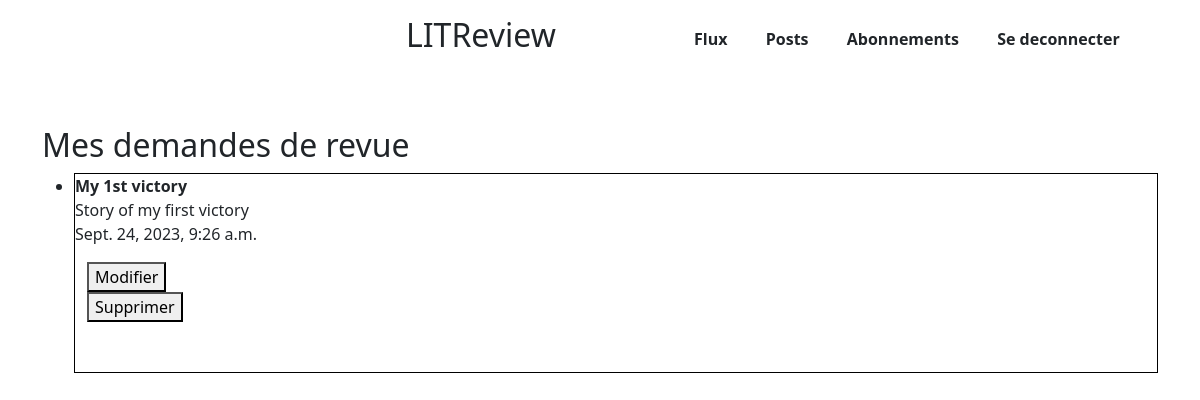
Page /posts (signed in) on the earlier database version.
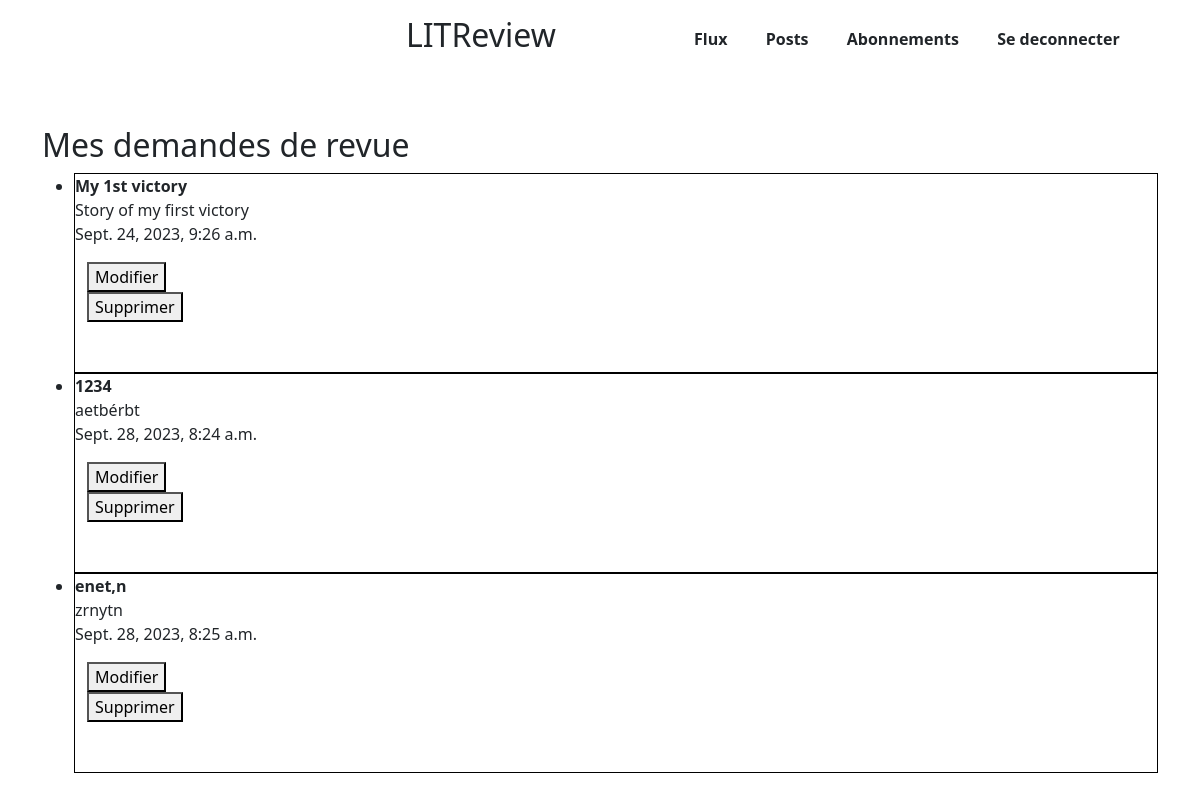
Same page on the later database version.
### critiques/models.py (models this page shows, shortened)
class Ticket(models.Model):
    title = models.CharField(max_length=128)
    description = models.TextField(
        max_length=2048, blank=True, help_text="Optional description for the ticket."
    )
    image = models.ImageField(
        null=True, blank=True, help_text="Optional image for the ticket."
    )
    time_created = models.DateTimeField(auto_now_add=True)
    user = models.ForeignKey(
        to=settings.AUTH_USER_MODEL, on_delete=models.CASCADE, related_name="tickets"
    )

### critiques/views.py (the view)
# urls.py: path("posts", user_tickets, name="posts"),
@login_required
def user_tickets(request):
    user_tickets = Ticket.objects.filter(user=request.user)
    return render(request, "posts.html", {"tickets": user_tickets})

### critiques/templates/posts.html (shortened to what this page needs)
{% extends "base.html" %}
{% load static %}
{% block additional_css %}
<link rel="stylesheet" href="{% static 'critiques/css/posts.css' %}">
{% endblock %}
{% block content %}
<div class="container py-5"><h2>Mes demandes de revue</h2>
{% if tickets %}
<ul>
    {% for ticket in tickets %}
    <li>
        <strong>{{ ticket.title }}</strong><br>
        {{ ticket.description }}<br>
        {{ ticket.time_created }}<br>
        <div class="container pt-3">
            <button><a href="{% url 'edit_ticket' ticket.id %}">Modifier</a>
            </button>
            <form action="{% url 'delete_ticket' ticket.id %}" method="post">
                <button type="submit">Supprimer</button>
            </form>
        </div>
    </li>
    {% endfor %}
</ul>
{% else %}
<p>Vous n'avez pas encore créé de demandes de revue.</p>
{% endif %}
</div>
{% endblock %}

Differences in the rows shown:
added Ticket: title "1234", description "aetbérbt", time_created "Sept. 28, 2023, 8:24 a.m."
added Ticket: title "enet,n", description "zrnytn", time_created "Sept. 28, 2023, 8:25 a.m."
